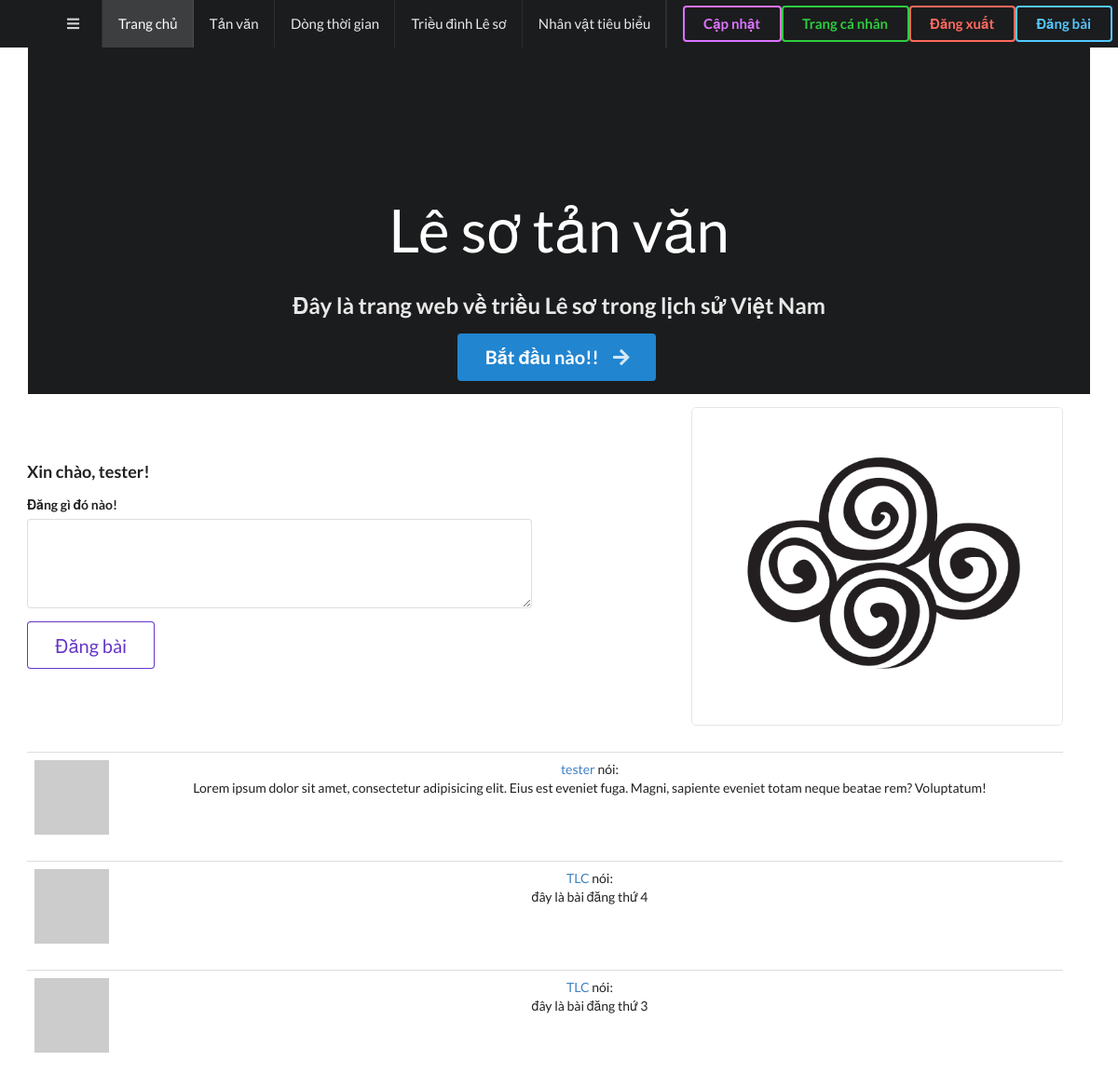
The page /index (signed in, upper part) on the database as committed earlier.
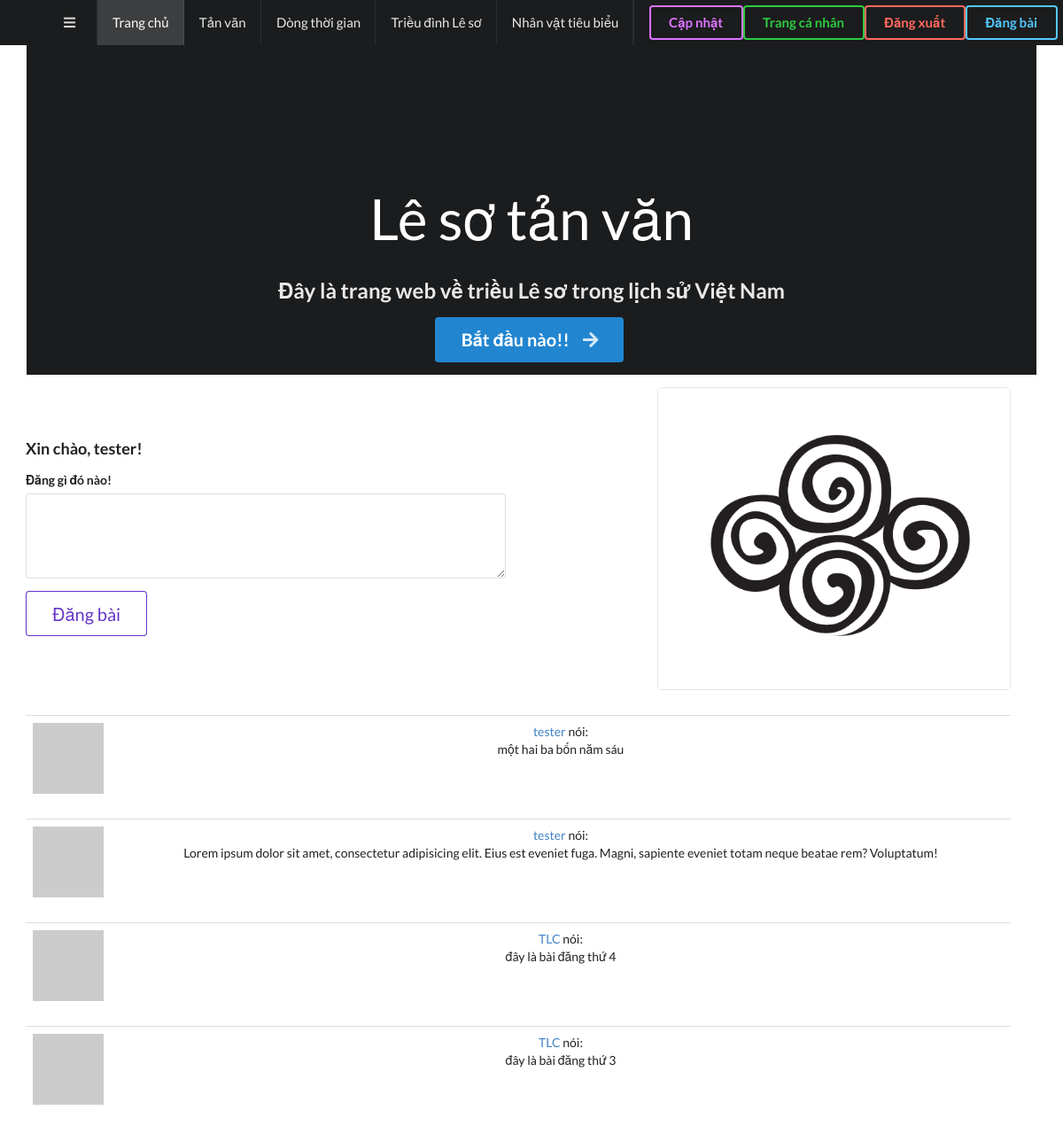
The same page on the database as committed later.
### app/models.py (models this page shows, shortened)
class Post(db.Model):
    id = db.Column(db.Integer, primary_key=True)
    body = db.Column(db.String(140000))
    timestamp = db.Column(db.DateTime, index=True, default=datetime.utcnow)
    user_id = db.Column(db.Integer, db.ForeignKey('user.id'), )
    cat_id = db.Column(db.Integer, db.ForeignKey('catergory.id'))

class User(UserMixin, db.Model):
    id = db.Column(db.Integer, primary_key=True)
    username = db.Column(db.String(64), index=True, unique=True)
    email = db.Column(db.String(120), index=True, unique=True)
    password_hash = db.Column(db.String(128))
    about_me = db.Column(db.String(140))
    last_seen = db.Column(db.DateTime, default=datetime.utcnow)
    posts = db.relationship('Post', backref='author', lazy='dynamic')
    test_posts = db.relationship('NewPost', backref='author', lazy='dynamic')
    followed = db.relationship(
        'User', secondary=followers,
        primaryjoin=(followers.c.follower_id == id),
        secondaryjoin=(followers.c.followed_id == id),
        backref=db.backref('followers', lazy='dynamic'), lazy='dynamic')
    def avatar(self, size):
        digest = md5(self.email.lower().encode('utf-8')).hexdigest()
        return "https://www.gravatar.com/avatar/{}?d=identicon&s={}".format(digest, size)
    def followed_posts(self):
        followed = Post.query.join(
            followers, (followers.c.followed_id == Post.user_id)).filter(
                followers.c.follower_id == self.id)
        own = Post.query.filter_by(user_id=self.id)
        return followed.union(own).order_by(Post.timestamp.desc())

### app/routes.py (the view)
@app.route('/', methods=['GET', 'POST'])
@app.route('/index', methods=['GET', 'POST'])
@login_required
def index():
    form = PostForm()
    if form.validate_on_submit():
        post = Post(body=form.post.data, author=current_user)
        db.session.add(post)
        db.session.commit()
        flash('Bạn đã đăng bài!')
        return redirect(url_for('index'))
    page = request.args.get('page', 1, type=int)
    posts = current_user.followed_posts().paginate(
        page, app.config['POSTS_PER_PAGE'], False)
    next_url = url_for('index', page=posts.next_num) \
        if posts.has_next else None
    prev_url = url_for('index', page=posts.prev_num) \
        if posts.has_prev else None
    return render_template('index.html', title='Trang chủ - Lê sơ tản văn', form=form,
                           link_css='/static/css/index.css', posts=posts.items, next_url=next_url,
                           prev_url=prev_url)

### app/forms.py
class PostForm(FlaskForm):
    post = TextAreaField('Đăng gì đó nào!', validators=[
        DataRequired(), Length(min=1, max=140)])
    submit = SubmitField('Đăng bài')

### app/models.py (called while the page is built)
@login.user_loader
def load_user(id):
    return User.query.get(int(id))

### app/routes.py (called while the page is built)
@app.before_request
def before_request():
    if current_user.is_authenticated:
        current_user.last_seen = datetime.utcnow()
        db.session.commit()

### app/templates/index.html (shortened to what this page needs)
{% extends "base.html" %} {% block app_content %}
<div class="ui inverted vertical masthead center aligned segment">
    <div class="ui container">
        <div class="ui fixed large inverted main menu" style="display: flex !important;">
            <div class="ui container">
                <a class="toc item">
                        <i class="sidebar icon"></i>
                    </a>
                    <a href="{{ url_for('index') }}" class="active item">Trang chủ</a>
                    <a href="{{ url_for('tan_van') }}" class="item">Tản văn</a>
                    <a href="{{ url_for('dong_thoi_gian') }}" class="item">Dòng thời gian</a>
                    <a href="{{ url_for('trieu_dinh_le_so') }}" class="item">Triều đình Lê sơ</a>
                    <a href="{{ url_for('nhan_vat_tieu_bieu') }}" class="item">Nhân vật tiêu biểu</a>
                    <div class="right item">
                        {% if current_user.is_anonymous %}
                        <a href="{{ url_for('login') }}" class="ui inverted blue button">Đăng nhập</a>
                        {% else %}
                        <a href="{{ url_for('explore') }}" class="ui inverted purple button">Cập nhật</a>
                        <a href="{{ url_for('user', username=current_user.username) }}" class="ui inverted green button">Trang cá nhân</a>
                        <a href="{{ url_for('logout') }}" class="ui inverted red button">Đăng xuất</a>
                        <a href="{{ url_for('post_article') }}" class="ui inverted blue button">Đăng bài</a>
                        {% endif %}
                    </div>
            </div>
        </div>
    </div>
    <div class="ui text container">
        <h1 class="ui inverted header">
            Lê sơ tản văn
        </h1>
        <h2>Đây là trang web về triều Lê sơ trong lịch sử Việt Nam</h2>
        <div class="ui huge primary button">Bắt đầu nào!!
            <i class="right arrow icon"></i>
        </div>
    </div>
</div>
<div class="ui vertical stripe segment">
        <div class="ui middle aligned stackable grid container">
            <div class="row">
                <div class="eight wide column">
                    <h3 class="ui header">Xin chào, {{ current_user.username }}! </h3>
                    {% if form %}
                    <form class="ui form" action="" method="post">
                        <p>
                            {{ form.post.label }}<br>
                            {{ form.post(cols=32, rows=4) }}<br>
                        </p>
                        <div class="center aligned column">
                                {{ form.submit(class="ui violet basic huge button", placeholder="Đăng bài") }}
                        </div>
                    </form>
                    {% endif %}
                </div>
            <div class="six wide right floated column">
                <img src="static/photo/flower.png" class="ui large bordered rounded image">
            </div>
            </div>
            <div class="row">
                <div class="center aligned column">
                    {% for post in posts %}
                        {% include '_post.html' %}
                    {% endfor %}
                </div>
            </div>
        </div>
        </div>
{% endblock %}

### app/templates/_post.html
<table class="table table-hover">
    <tr>
        <td width="70px">
            <a href="{{ url_for('user', username=post.author.username) }}">
                <img src="{{ post.author.avatar(70) }}" />
            </a>
        </td>
        <td>
            <a href="{{ url_for('user', username=post.author.username) }}">
                {{ post.author.username }}
            </a>
            nói:
            <br>
            {{ post.body|safe }}
        </td>
    </tr>
</table>

Rows that differ between the two databases and show on the page:
added Post: author.username "tester", body "một hai ba bốn năm sáu"
